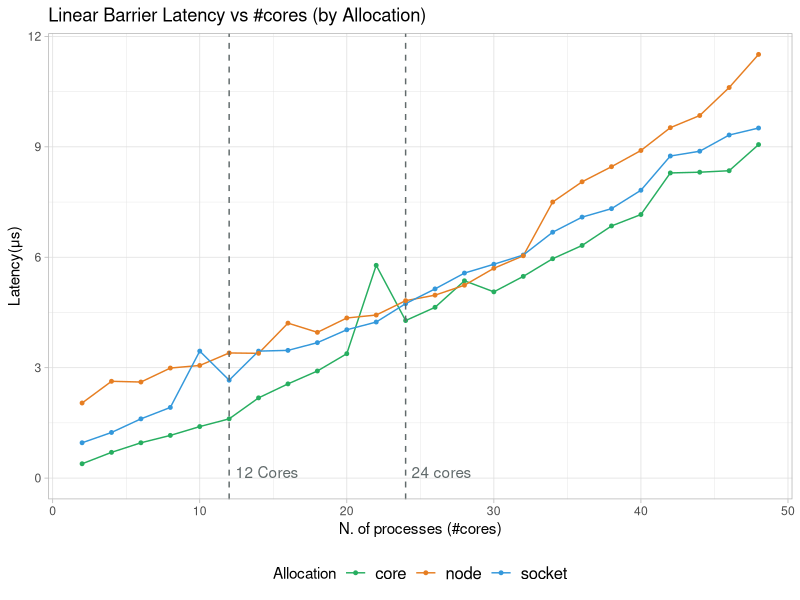
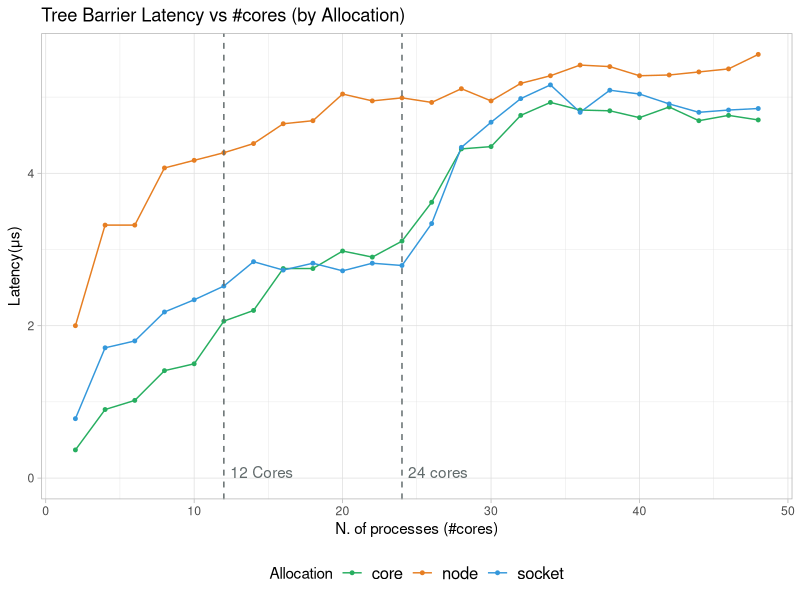
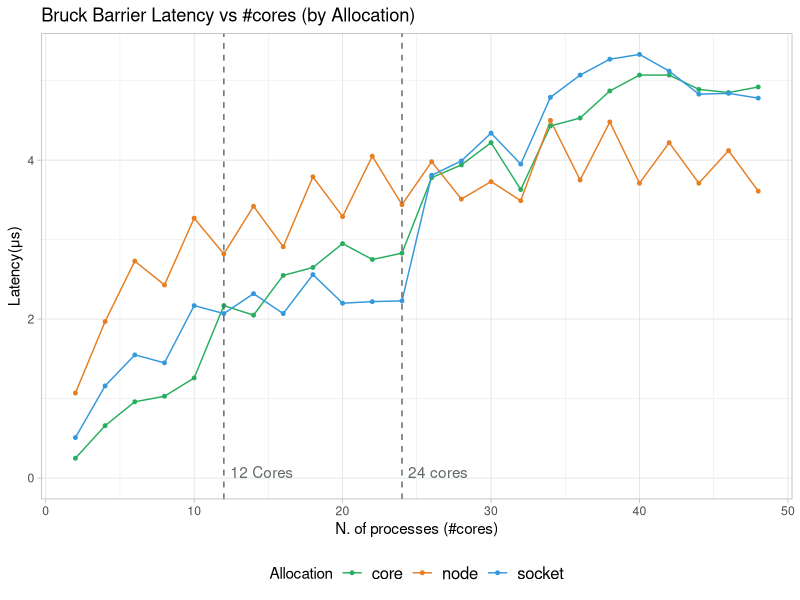
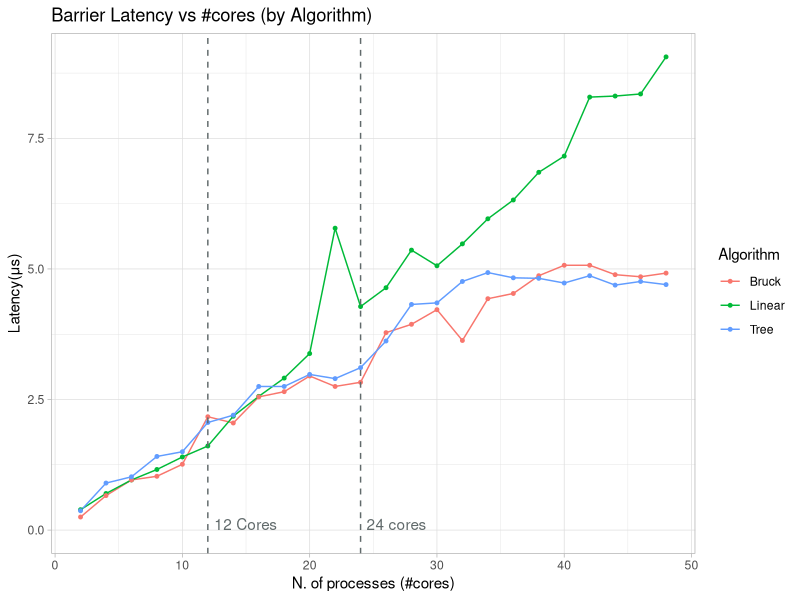
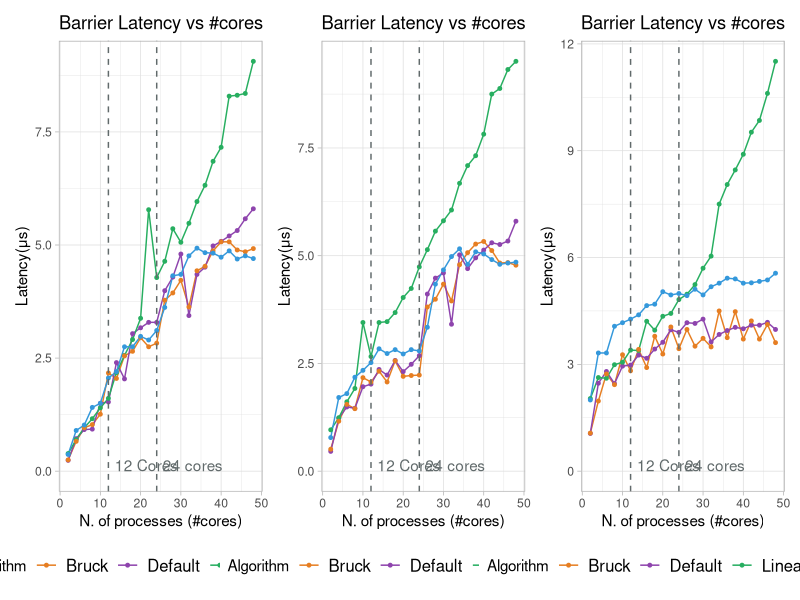
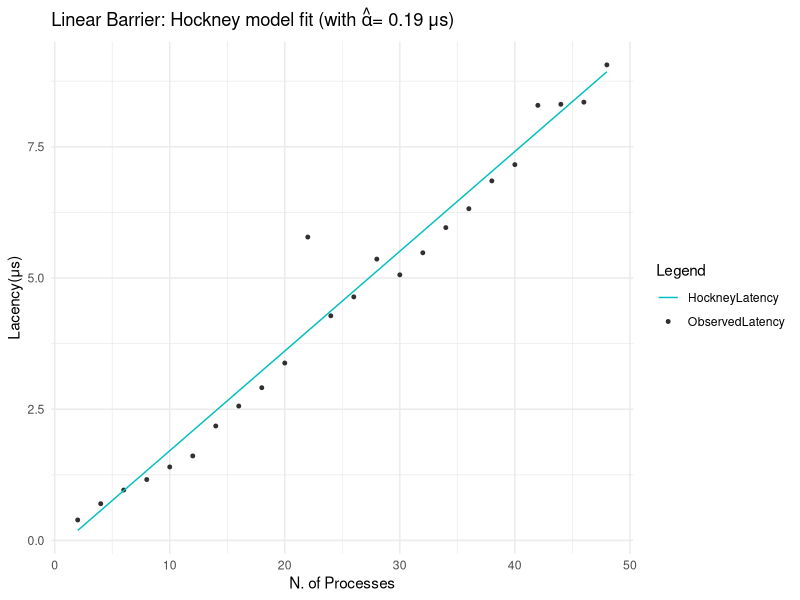

These charts were generated, in order, by the following R code:
## ---- chunk 1
knitr::opts_chunk$set(echo = TRUE)
library(ggplot2)
library(dplyr)
library(tidyverse)
library(patchwork)
## ---- chunk 2
barrier_default.df<- read.csv(file = "barrier_default.csv")
barrier_linear.df<- read.csv(file = "barrier_linear.csv")
barrier_doublering.df<- read.csv(file = "barrier_doublering.csv")
barrier_recursivedoubling.df<- read.csv(file = "barrier_recursivedoubling.csv")
barrier_bruck.df<- read.csv(file = "barrier_bruck.csv")
barrier_tree.df<- read.csv(file = "barrier_tree.csv")
## ---- chunk 3
barrier.df<- rbind(barrier_default.df,barrier_linear.df,barrier_doublering.df,barrier_recursivedoubling.df,barrier_bruck.df,barrier_tree.df)
## ---- chunk 4
barrier.df %>% filter(Algorithm =="Linear")%>% 
  ggplot(aes(x = Processes, y = Latency, color = Allocation)) +
    geom_line(linetype = 1) +
    geom_point(size=1)+
    #geom_abline(slope = 0.19, intercept = -0.19, color = "red")+
    geom_vline(xintercept = c(12, 24), linetype = "dashed", color = "#616A6B")+
    annotate("text", x = c(12,24), y = c(0,0), label = c("12 Cores","24 cores"), vjust = 0, hjust = -0.1,color="#616A6B")+
    scale_color_manual(values = c("#27AE60","#E67E22","#3498DB")) +
    xlim(2, 48) +
    labs(x = 'N. of processes (#cores)',
         y = 'Latency(μs)',
         title = 'Linear Barrier Latency vs #cores (by Allocation)',
         color = 'Allocation')+
    theme_light()+
    theme(
      legend.position = "bottom",
      legend.text = element_text(size = 12) 
    )
## ---- chunk 5
barrier.df %>% filter(Algorithm =="Tree")%>% 
  ggplot(aes(x = Processes, y = Latency, color = Allocation)) +
    geom_line(linetype = 1) +
    geom_point(size=1)+
    #geom_abline(slope = 0.19, intercept = -0.19, color = "red")+
    geom_vline(xintercept = c(12, 24), linetype = "dashed", color = "#616A6B")+
    annotate("text", x = c(12,24), y = c(0,0), label = c("12 Cores","24 cores"), vjust = 0, hjust = -0.1,color="#616A6B")+
    scale_color_manual(values = c("#27AE60","#E67E22","#3498DB")) +
    xlim(2, 48) +
    labs(x = 'N. of processes (#cores)',
         y = 'Latency(μs)',
         title = 'Tree Barrier Latency vs #cores (by Allocation)',
         color = 'Allocation')+
    theme_light()+
    theme(
      legend.position = "bottom",
      legend.text = element_text(size = 12) 
    )
## ---- chunk 6
barrier.df %>% filter(Algorithm =="Bruck")%>% 
  ggplot(aes(x = Processes, y = Latency, color = Allocation)) +
    geom_line(linetype = 1) +
    geom_point(size=1)+
    #geom_abline(slope = 0.19, intercept = -0.19, color = "red")+
    geom_vline(xintercept = c(12, 24), linetype = "dashed", color = "#616A6B")+
    annotate("text", x = c(12,24), y = c(0,0), label = c("12 Cores","24 cores"), vjust = 0, hjust = -0.1,color="#616A6B")+
    scale_color_manual(values = c("#27AE60","#E67E22","#3498DB")) +
    xlim(2, 48) +
    labs(x = 'N. of processes (#cores)',
         y = 'Latency(μs)',
         title = 'Bruck Barrier Latency vs #cores (by Allocation)',
         color = 'Allocation')+
    theme_light()+
    theme(
      legend.position = "bottom",
      legend.text = element_text(size = 12) 
    )
## ---- chunk 7
barrier.df %>% filter(Allocation == "core") %>% filter(Algorithm %in% c("Tree","Linear","Bruck") )%>% 
  ggplot(aes(x = Processes, y = Latency, color = Algorithm)) +
    geom_line(linetype = 1) +
    geom_point(size=1)+
    #geom_abline(slope = 0.19, intercept = -0.19, color = "red")+
    geom_vline(xintercept = c(12, 24), linetype = "dashed", color = "#616A6B")+
    annotate("text", x = c(12,24), y = c(0,0), label = c("12 Cores","24 cores"), vjust = 0, hjust = -0.1,color="#616A6B")+
    #scale_color_manual(values = c("#27AE60","#E67E22","#3498DB","#8E44AD","")) +
    xlim(2, 48) +
    labs(x = 'N. of processes (#cores)',
         y = 'Latency(μs)',
         title = 'Barrier Latency vs #cores (by Algorithm)',
         color = 'Algorithm')+
    theme_light()
## ---- chunk 8
Plots=list()
maps= c("core","socket","node")
for (i in 1:length(maps)){
  Plots[[i]]<- barrier.df %>% filter(Allocation == maps[i]) %>% filter(Algorithm %in% c("Default","Tree","Linear","Bruck")) %>%
    ggplot(aes(x = Processes, y = Latency, color = Algorithm)) +
      geom_line(linetype = 1) +
      geom_point(size=1)+
      geom_vline(xintercept = c(12, 24), linetype = "dashed", color = "#616A6B")+
      annotate("text", x = c(12,24), y = c(0,0), label = c("12 Cores","24 cores"), vjust = 0, hjust = -0.1,color="#616A6B")+
      scale_color_manual(values = c("#E67E22","#8E44AD","#27AE60","#3498DB")) +
      xlim(2, 48) +  # Adjust the x-axis limits as needed
      labs(x = 'N. of processes (#cores)',
           y = 'Latency(μs)',
           title = paste0('Barrier Latency vs #cores'),
           color = 'Algorithm')+
      theme_light()+
    theme(
      legend.position = "bottom",
      legend.text = element_text(size = 12) 
    )
}
## ---- chunk 9
Plots[[1]] | Plots[[2]] | Plots[[3]]
## ---- chunk 10
#Point to point latency (alpha parameter in Hockney model for linear barrier)
alpha<- 0.19
# Model will be Latency= alpha*(P-1) = alpha*P - alpha, with P: number of processes
barrier_linear.df$HockneyLatency <- alpha* barrier_linear.df$Processes - alpha
barrier_linear.df$ObservedLatency <-barrier_linear.df$Latency
# Now make the plot
Hockney.df <- tidyr::gather(barrier_linear.df %>% filter(Allocation=="core"), key = "Legend", value = "Value", -Processes, -Allocation, -Algorithm,-Latency)
# Plot using ggplot
ggplot(Hockney.df, aes(x = Processes, y = Value, color = Legend)) +
  geom_point(data = subset(Hockney.df, Legend == "ObservedLatency"), size = 1) +
  geom_line(data = subset(Hockney.df, Legend == "HockneyLatency"), linetype = 1) +
  labs(title = expression(paste("Linear Barrier: Hockney model fit (with ",hat(alpha),"= 0.19 μs)")),
       x = "N. of Processes",
       y = "Lacency(μs)") +
  scale_color_manual(values = c("ObservedLatency" = "grey19", "HockneyLatency" = "#00BFC1")) +
  theme_minimal()
## ---- chunk 11
linear_fit<- lm(formula= Latency ~ -1+Processes,
                data=barrier_linear.df %>% filter(Allocation == "core")
                )
summary(linear_fit)
## ---- chunk 12
tree_fit<- lm(formula=Latency ~ -1+Processes+I(Processes^2),
                data=barrier_tree.df %>% filter(Allocation == "core")
                )
summary(tree_fit)
## ---- chunk 13
bruck_fit<- lm(formula= Latency ~ -1+Processes+I(Processes^2),
                data=barrier_bruck.df %>% filter(Allocation == "core")
                )
summary(bruck_fit)
## ---- chunk 14
default_fit<- lm(formula= Latency ~ -1+Processes+I(Processes^2),
                data=barrier_default.df %>% filter(Allocation == "core")
                )
summary(default_fit)
